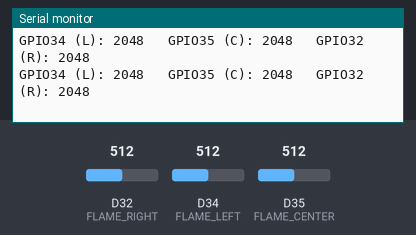
Bench run of a sketch on a simulated Arduino Due. Shown: the last lines printed to the serial monitor. The test bench sets the inputs (shaded band); at power-on: D32 (FLAME_RIGHT) = 512, D34 (FLAME_LEFT) = 512, D35 (FLAME_CENTER) = 512 (analog values on the 0–1023 scale).

Above: at 1.2 s.
1.3 s: D32 (FLAME_RIGHT) set to 716
At 1.71 s:
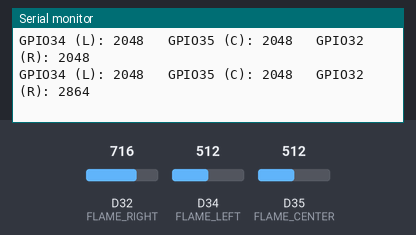
2.8 s: D34 (FLAME_LEFT) set to 716
At 2.91 s:
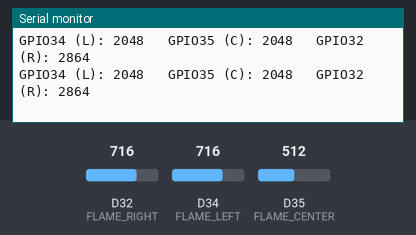
4.3 s: D35 (FLAME_CENTER) set to 716
At 4.42 s:
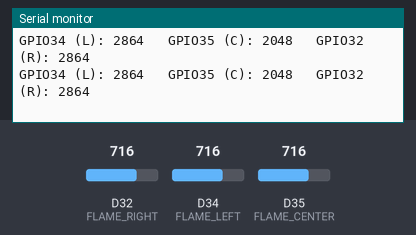
5.8 s: D32 (FLAME_RIGHT) set to 900
At 5.92 s:
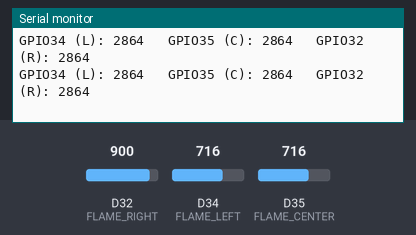
7.3 s: D34 (FLAME_LEFT) set to 900
At 7.42 s:
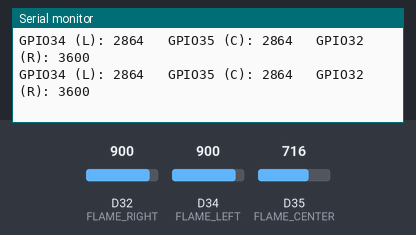
8.8 s: D35 (FLAME_CENTER) set to 900
At 8.93 s:
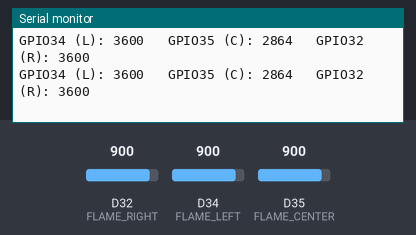
Timing chart, 0 to 11.3 s (numbered marks = the images above; inputs shaded):
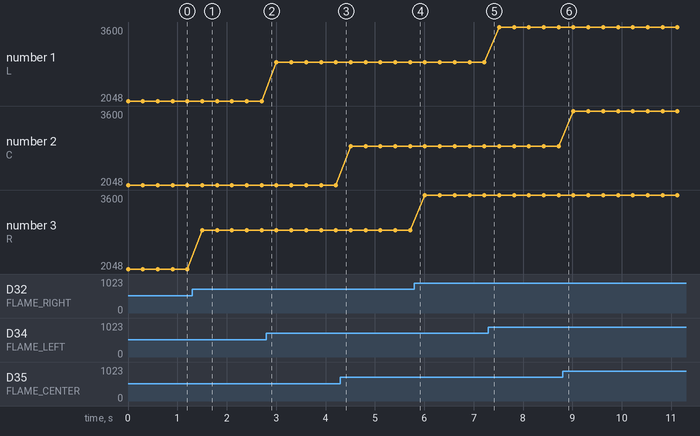

The sketch:

flame_sensor_test.ino
```cpp
// Flame sensor test - open the Serial Monitor (115200).
// No flame: values high (about 3000-4095). Flame near a sensor: its value drops.
#define FLAME_LEFT   34
#define FLAME_CENTER 35
#define FLAME_RIGHT  32

void setup() {
  Serial.begin(115200);
  analogReadResolution(12);
}

void loop() {
  Serial.printf("GPIO34 (L): %d   GPIO35 (C): %d   GPIO32 (R): %d\n",
                analogRead(FLAME_LEFT), analogRead(FLAME_CENTER), analogRead(FLAME_RIGHT));
  delay(300);
}
```

Measured:
- after the input at 1.3 s, the serial monitor: prints a new line after 0.20 s (image 1)
- plotted number 3: 2048 → 2864 after the input at 1.3 s, 2864 → 3600 after the input at 5.8 s
